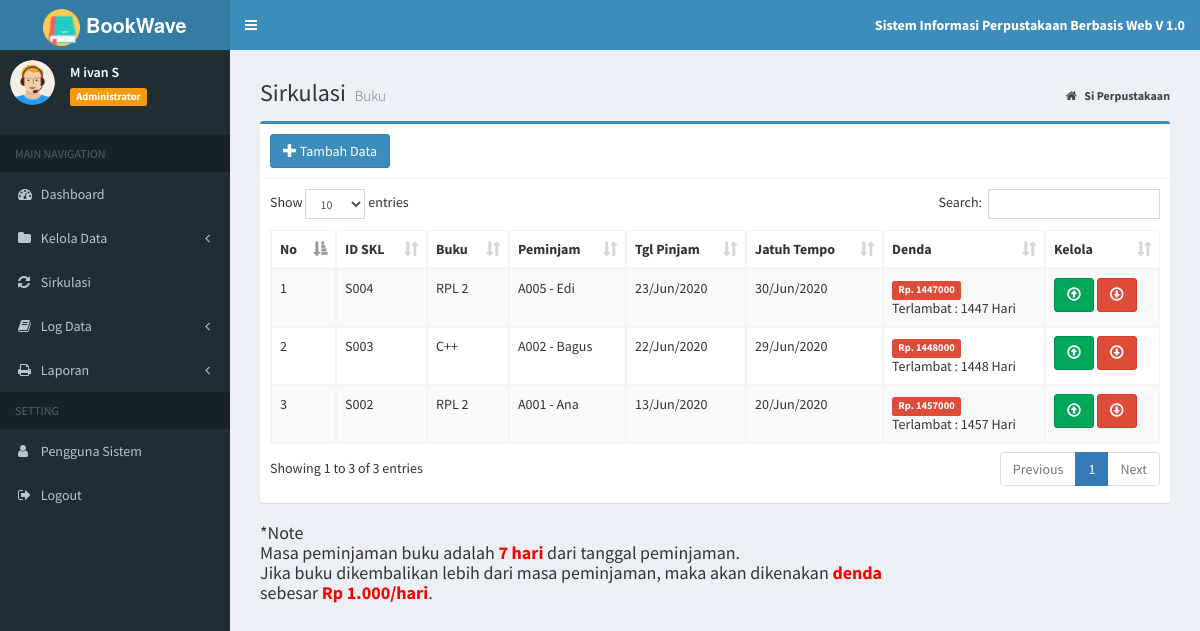
The page /?page=data_sirkul (signed in) on the database its author committed.
### tables this page shows
CREATE TABLE `tb_sirkulasi` (
  `id_sk` varchar(20) NOT NULL,
  `id_buku` varchar(10) NOT NULL,
  `id_anggota` varchar(10) NOT NULL,
  `tgl_pinjam` date NOT NULL,
  `tgl_kembali` date NOT NULL,
  `status` enum('PIN','KEM') NOT NULL
);

CREATE TABLE `tb_buku` (
  `id_buku` varchar(10) NOT NULL,
  `judul_buku` varchar(30) NOT NULL,
  `pengarang` varchar(30) NOT NULL,
  `penerbit` varchar(30) NOT NULL,
  `th_terbit` year(4) NOT NULL
);

CREATE TABLE `tb_anggota` (
  `id_anggota` varchar(10) NOT NULL,
  `nama` varchar(20) NOT NULL,
  `jekel` enum('Laki-laki','Perempuan') NOT NULL,
  `kelas` varchar(50) NOT NULL,
  `no_hp` varchar(15) NOT NULL
);

### admin/sirkul/data_sirkul.php (the view)
<section class="content-header">
	<h1>
		Sirkulasi
		<small>Buku</small>
	</h1>
	<ol class="breadcrumb">
		<li>
			<a href="index.php">
				<i class="fa fa-home"></i>
				<b>Si Perpustakaan</b>
			</a>
		</li>
	</ol>
</section>
<section class="content">
	<div class="box box-primary">
		<div class="box-header with-border">
			<a href="?page=add_sirkul" title="Tambah Data" class="btn btn-primary">
				<i class="glyphicon glyphicon-plus"></i> Tambah Data</a>
		</div>
		<div class="box-body">
			<div class="table-responsive">
				<table id="example1" class="table table-bordered table-striped">
					<thead>
						<tr>
							<th>No</th>
							<th>ID SKL</th>
							<th>Buku</th>
							<th>Peminjam</th>
							<th>Tgl Pinjam</th>
							<th>Jatuh Tempo</th>
							<th>Denda</th>
							<th>Kelola</th>
						</tr>
					</thead>
					<tbody>
						<?php
						$no = 1;
						$sql = $koneksi->query("SELECT s.id_sk, b.judul_buku,
				  a.id_anggota,
				  a.nama,
				  s.tgl_pinjam,
				  s.tgl_kembali
                  from tb_sirkulasi s inner join tb_buku b on s.id_buku=b.id_buku
				  inner join tb_anggota a on s.id_anggota=a.id_anggota where status='PIN' order by tgl_pinjam desc");
						while ($data = $sql->fetch_assoc()) {
						?>
							<tr>
								<td>
									<?php echo $no++; ?>
								</td>
								<td>
									<?php echo $data['id_sk']; ?>
								</td>
								<td>
									<?php echo $data['judul_buku']; ?>
								</td>
								<td>
									<?php echo $data['id_anggota']; ?>
									-
									<?php echo $data['nama']; ?>
								</td>
								<td>
									<?php $tgl = $data['tgl_pinjam'];
									echo date("d/M/Y", strtotime($tgl)) ?>
								</td>
								<td>
									<?php $tgl = $data['tgl_kembali'];
									echo date("d/M/Y", strtotime($tgl)) ?>
								</td>
								<?php
								$u_denda = 1000;
								$tgl1 = date("Y-m-d");
								$tgl2 = $data['tgl_kembali'];
								$pecah1 = explode("-", $tgl1);
								$date1 = $pecah1[2];
								$month1 = $pecah1[1];
								$year1 = $pecah1[0];
								$pecah2 = explode("-", $tgl2);
								$date2 = $pecah2[2];
								$month2 = $pecah2[1];
								$year2 =  $pecah2[0];
								$jd1 = GregorianToJD($month1, $date1, $year1);
								$jd2 = GregorianToJD($month2, $date2, $year2);
								$selisih = $jd1 - $jd2;
								$denda = $selisih * $u_denda;
								?>
								<td>
									<?php if ($selisih <= 0) { ?>
										<span class="label label-primary">Masa Peminjaman</span>
									<?php } elseif ($selisih > 0) { ?>
										<span class="label label-danger">
											Rp.
											<?= $denda ?>
										</span>
										<br> Terlambat :
										<?= $selisih ?>
										Hari
								</td>
							<?php } ?>
							<td>
								<a href="?page=panjang&kode=<?php echo $data['id_sk']; ?>" onclick="return confirm('Perpanjang Data Ini ?')" title="Perpanjang" class="btn btn-success">
									<i class="glyphicon glyphicon-upload"></i>
								</a>
								<a href="?page=kembali&kode=<?php echo $data['id_sk']; ?>" onclick="return confirm('Kembalikan Buku Ini ?')" title="Kembalikan" class="btn btn-danger">
									<i class="glyphicon glyphicon-download"></i>
							</td>
							</tr>
						<?php
						}
						?>
					</tbody>
				</table>
			</div>
		</div>
	</div>
	<h4> *Note
		<br> Masa peminjaman buku adalah <span style="color:red; font-weight:bold;">7 hari</span> dari tanggal peminjaman.
		<br> Jika buku dikembalikan lebih dari masa peminjaman, maka akan dikenakan <span style="color:red; font-weight:bold;">denda</span>
		<br> sebesar <span style="color:red; font-weight:bold;">Rp 1.000/hari</span>.
	</h4>
</section>

### index.php (shortened to what this page needs)
<?php
if (isset($_SESSION["ses_username"]) == "") {
	header("location: login.php");
} else {
	$data_nama = $_SESSION["ses_nama"];
	$data_level = $_SESSION["ses_level"];
}
include "inc/koneksi.php";
?>
<!DOCTYPE html>
<html>
<head>
	<link rel="stylesheet" href="bootstrap/css/bootstrap.min.css">
	<link rel="stylesheet" href="https://cdnjs.cloudflare.com/ajax/libs/font-awesome/4.5.0/css/font-awesome.min.css">
	<link rel="stylesheet" href="https://cdnjs.cloudflare.com/ajax/libs/ionicons/2.0.1/css/ionicons.min.css">
	<link rel="stylesheet" href="plugins/datatables/dataTables.bootstrap.css">
	<link rel="stylesheet" href="plugins/select2/select2.min.css">
	<link rel="stylesheet" href="dist/css/AdminLTE.min.css">
	<link rel="stylesheet" href="dist/css/skins/_all-skins.min.css">
</head>
<body class="hold-transition skin-blue sidebar-mini">
	<div class="wrapper">
		<header class="main-header">
			<a href="index.php" class="logo">
				<span class="logo-lg">
					<img src="dist/img/logo.png" width="37px">
					<b>BookWave</b>
				</span>
			</a>
			<nav class="navbar navbar-static-top">
				<a href="#" class="sidebar-toggle" data-toggle="offcanvas" role="button">
				</a>
				<div class="navbar-custom-menu">
					<ul class="nav navbar-nav">
						<li class="dropdown messages-menu">
							<a class="dropdown-toggle">
								<span>
									<b>
										Sistem Informasi Perpustakaan Berbasis Web V 1.0
									</b>
								</span>
							</a>
						</li>
					</ul>
				</div>
			</nav>
		</header>
		<aside class="main-sidebar">
			<section class="sidebar">
				</<b>
				<div class="user-panel">
					<div class="pull-left image">
						<img src="dist/img/avatar.png" class="img-circle" alt="User Image">
					</div>
					<div class="pull-left info">
						<p>
							<?php echo $data_nama; ?>
						</p>
						<span class="label label-warning">
							<?php echo $data_level; ?>
						</span>
					</div>
				</div>
				<ul class="sidebar-menu">
					<li class="header">MAIN NAVIGATION</li>
					<?php
					if ($data_level == "Administrator") {
					?>
						<li class="treeview">
							<a href="?page=admin">
								<i class="fa fa-dashboard"></i>
								<span>Dashboard</span>
							</a>
						</li>
						<li class="treeview">
							<a href="#">
								<i class="fa fa-folder"></i>
								<span>Kelola Data</span>
								<span class="pull-right-container">
									<i class="fa fa-angle-left pull-right"></i>
								</span>
							</a>
						</li>
						<li class="treeview">
							<a href="?page=data_sirkul">
								<i class="fa fa-refresh"></i>
								<span>Sirkulasi</span>
							</a>
						</li>
						<li class="treeview">
							<a href="#">
								<i class="fa fa-book"></i>
								<span>Log Data</span>
								<span class="pull-right-container">
									<i class="fa fa-angle-left pull-right"></i>
								</span>
							</a>
						</li>
						<li class="treeview">
							<a href="#">
								<i class="fa fa-print"></i>
								<span>Laporan</span>
								<span class="pull-right-container">
									<i class="fa fa-angle-left pull-right"></i>
								</span>
							</a>
						</li>
						<li class="header">SETTING</li>
						<li class="treeview">
							<a href="?page=MyApp/data_pengguna">
								<i class="fa fa-user"></i>
								<span>Pengguna Sistem</span>
							</a>
						</li>
					<?php
					}
					?>
					<li>
						<a href="logout.php" onclick="return confirm('Anda yakin keluar dari aplikasi ?')">
							<i class="fa fa-sign-out"></i>
							<span>Logout</span>
						</a>
					</li>
			</section>
		</aside>
		<div class="content-wrapper">
			<section class="content">
				<?php
				if (isset($_GET['page'])) {
					$hal = $_GET['page'];
					switch ($hal) {
						case 'data_sirkul':
							include "admin/sirkul/data_sirkul.php";
							break;
					}
				}
				?>
			</section>
		</div>
</body>
</html>

### rows shown on the page
tb_sirkulasi: id_sk "S004", id_buku.judul_buku "RPL 2", id_anggota.id_anggota "A005", id_anggota.nama "Edi", tgl_pinjam "23/Jun/2020", tgl_kembali "30/Jun/2020", tgl_kembali "1447000", tgl_kembali "1447"
tb_sirkulasi: id_sk "S003", id_buku.judul_buku "C++", id_anggota.id_anggota "A002", id_anggota.nama "Bagus", tgl_pinjam "22/Jun/2020", tgl_kembali "29/Jun/2020", tgl_kembali "1448000", tgl_kembali "1448"
tb_sirkulasi: id_sk "S002", id_buku.judul_buku "RPL 2", id_anggota.id_anggota "A001", id_anggota.nama "Ana", tgl_pinjam "13/Jun/2020", tgl_kembali "20/Jun/2020", tgl_kembali "1457000", tgl_kembali "1457"

### other values the page prints
$data_nama "M ivan S"
$data_level "Administrator"
